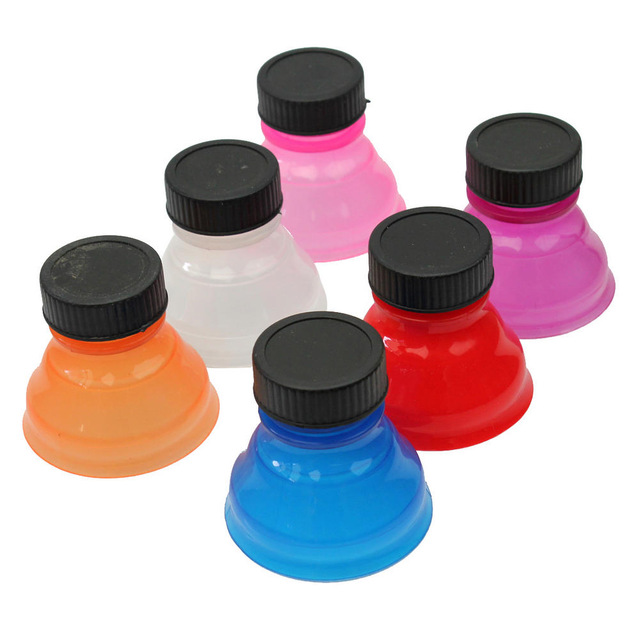
#> input picture Lab/lab/sample_imgs/bottle-cap.jpg, 640 x 640 px
$ jupyter execute --allow-errors image-processing.ipynb   (shell and % lines are left out)   (older library calls are emulated)
#> lines starting #> are read from the running program, lines starting #| are printed output that depends on the picture; after the words box and inside, x2 and y2 are one past the last pixel; in counts of white or black regions, pixels touching at a corner belong together
# OpenCV: Image Processing

## Import dependencies

[cell 1]
import cv2
import numpy as np
import matplotlib.pyplot as plt

# Statement to display images inline and not in a separate window

## Image Thresholding
---
### Simple Thresholding

>

[cell 2]
img = cv2.imread('./sample_imgs/bottle-cap.jpg',0)
#> img: shape (640, 640); min 5, max 255, mean 191.3

ret,thresh1 = cv2.threshold(img,127,255,cv2.THRESH_BINARY)
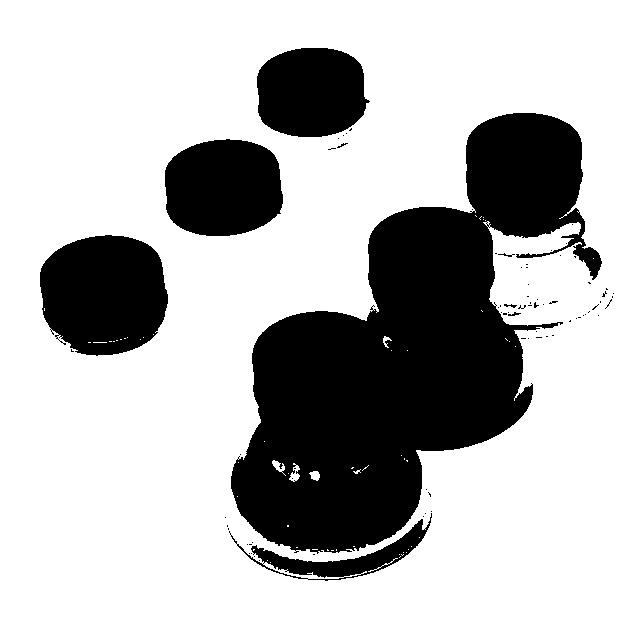
#> thresh1: shape (640, 640); 73% white; 79 black regions (71 under 20 px), largest, box (x1, y1, x2, y2) and area: (231, 113, 602, 554) 76993, (40, 235, 168, 356) 12447, (165, 139, 283, 236) 9564
ret,thresh2 = cv2.threshold(img,127,255,cv2.THRESH_BINARY_INV)
ret,thresh3 = cv2.threshold(img,127,255,cv2.THRESH_TRUNC)
ret,thresh4 = cv2.threshold(img,127,255,cv2.THRESH_TOZERO)
ret,thresh5 = cv2.threshold(img,127,255,cv2.THRESH_TOZERO_INV)

titles = ['Original Image','BINARY','BINARY_INV','TRUNC','TOZERO','TOZERO_INV']
images = [img, thresh1, thresh2, thresh3, thresh4, thresh5]

plt.figure(figsize=(15,7))
for i in range(6):
    plt.subplot(2,3,i+1),plt.imshow(images[i],'gray')
    plt.title(titles[i])
    plt.axis('off')

plt.show()

### Adaptive Thresholding

>#### Adaptive Method

>*cv2.ADAPTIVE_THRESH_MEAN_C* :     threshold value is the mean of neighbourhood area.

>*cv2.ADAPTIVE_THRESH_GAUSSIAN_C* : threshold value is the weighted sum of neighbourhood values where weights are a gaussian window.

[cell 3]
img = cv2.imread('./sample_imgs/bottle-cap.jpg',0)
img = cv2.medianBlur(img,5)

ret,th1 = cv2.threshold(img,127,255,cv2.THRESH_BINARY)
#> th1: shape (640, 640); 73.1% white; 15 black regions (9 under 20 px), largest, box (x1, y1, x2, y2) and area: (231, 113, 602, 553) 77015, (40, 235, 168, 355) 12467, (165, 139, 283, 236) 9561, (257, 48, 368, 137) 8244, (252, 520, 428, 579) 2873, (518, 253, 546, 258) 93
th2 = cv2.adaptiveThreshold(img,255,cv2.ADAPTIVE_THRESH_MEAN_C,cv2.THRESH_BINARY,11,2)
#> th2: shape (640, 640); 86.9% white; 421 black regions (345 under 20 px), largest, box (x1, y1, x2, y2) and area: (224, 113, 616, 583) 25351, (22, 235, 220, 479) 9118, (257, 47, 405, 208) 4507
th3 = cv2.adaptiveThreshold(img,255,cv2.ADAPTIVE_THRESH_GAUSSIAN_C,cv2.THRESH_BINARY,11,2)
#> th3: shape (640, 640); 90.9% white; 693 black regions (597 under 20 px), largest, box (x1, y1, x2, y2) and area: (224, 113, 616, 583) 12536, (22, 235, 220, 479) 5243, (257, 47, 406, 208) 3349

titles = ['Original Image', 'Global Thresholding (v = 127)',
            'Adaptive Mean Thresholding', 'Adaptive Gaussian Thresholding']
images = [img, th1, th2, th3]

plt.figure(figsize=(15,10))
for i in range(4):
    plt.subplot(2,2,i+1),plt.imshow(images[i],'gray')
    plt.title(titles[i])
    plt.xticks([]),plt.yticks([])
plt.show()

## 2D Convolution ( Image Filtering )

>Images can be filtered with various low-pass filters(LPF), high-pass filters(HPF) etc. LPF helps in removing noises, blurring the images etc. HPF filters helps in finding edges in the images.

>$$ K = \frac{1}{25} \begin{bmatrix} 1 & 1 & 1 & 1 & 1 \\ 1 & 1 & 1 & 1 & 1 \\ 1 & 1 & 1 & 1 & 1 \\ 1 & 1 & 1 & 1 & 1 \\ 1 & 1 & 1 & 1 & 1 \end{bmatrix} $$

>Operation is like this: keep this kernel above a pixel, add all the 25 pixels below this kernel, take its average and replace the central pixel with the new average value. It continues this operation for all the pixels in the image

[cell 4]
img = cv2.imread('./sample_imgs/horses.jpg',1)
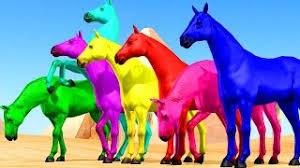
#> input picture Lab/lab/sample_imgs/horses.jpg, 300 x 168 px
#> img is the input picture: shape (168, 300, 3); mean B, G, R 159.4, 135.1, 133.6

kernel = np.ones((5,5),np.float32)/25
dst = cv2.filter2D(img,-1,kernel)

img = cv2.cvtColor(img, cv2.COLOR_BGR2RGB)

plt.figure(figsize=(15, 15))
plt.subplot(121),plt.imshow(img),plt.title('Original'), plt.axis('off')
plt.subplot(122),plt.imshow(dst),plt.title('Averaging'),plt.axis('off')
plt.show()
#> figure, not shown here; B, G, R data is drawn as R, G, B

## Image Gradients
>The gradient of the image is one of the fundamental building blocks in image processing. For example the Canny edge detector uses image gradient for edge detection

[cell 5]
img = cv2.imread('./sample_imgs/sudoku.jpg',0)
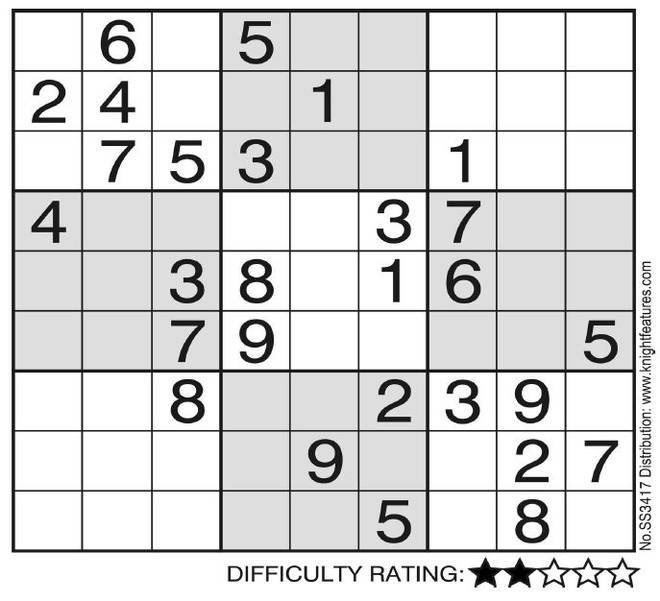
#> input picture Lab/lab/sample_imgs/sudoku.jpg, 660 x 601 px
#> img is the input picture: shape (601, 660); min 0, max 255, mean 215.9

laplacian = cv2.Laplacian(img,cv2.CV_64F)
sobelx = cv2.Sobel(img,cv2.CV_64F,1,0,ksize=5)
sobely = cv2.Sobel(img,cv2.CV_64F,0,1,ksize=5)

plt.figure(figsize=(15, 10))
plt.subplot(2,2,1),plt.imshow(img,cmap = 'gray'),plt.title('Original'),plt.axis('off')
plt.subplot(2,2,2),plt.imshow(laplacian,cmap = 'gray'),plt.title('Laplacian'),plt.axis('off')
plt.subplot(2,2,3),plt.imshow(sobelx,cmap = 'gray'),plt.title('Sobel X'), plt.axis('off')
plt.subplot(2,2,4),plt.imshow(sobely,cmap = 'gray'),plt.title('Sobel Y'), plt.axis('off')

plt.show()

## Canny Edge Detection

>It is a multi-stage algorithm and consists of

>1. Noise Reduction
>2. Finding Intensity Gradient of the Image
>3. Non-maximum Suppression
>4. Hysteresis Thresholding

[cell 6]
img = cv2.imread('./sample_imgs/hand.jpg',0)
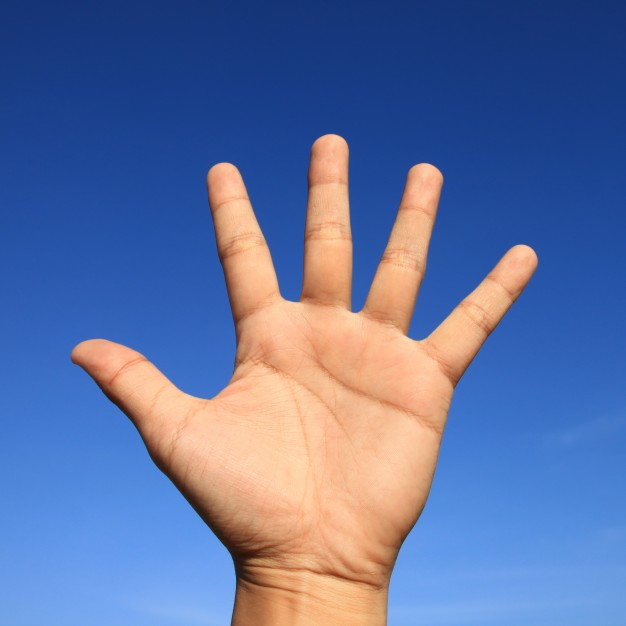
#> input picture Lab/lab/sample_imgs/hand.jpg, 626 x 626 px
#> img: shape (626, 626); min 20, max 229, mean 113.9
edges = cv2.Canny(img,80,160)
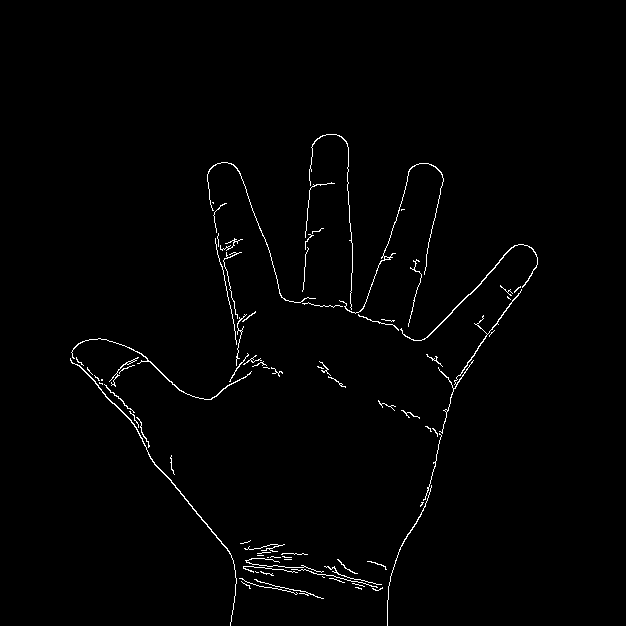
#> edges: shape (626, 626); 1.2% white in thin lines or dots, all inside (x1, y1, x2, y2) = (70, 134, 538, 626)

plt.figure(figsize=(15,15))
plt.subplot(121),plt.imshow(img,cmap = 'gray'),plt.title('Original Image'), plt.axis('off')
plt.subplot(122),plt.imshow(edges,cmap = 'gray'),plt.title('Edge Image'), plt.axis('off')

plt.show()

## Histograms
>Histogram is a graph or plot, which gives you an overall idea about the intensity distribution of an image. It is a plot with pixel values in X-axis and corresponding number of pixels in the image on Y-axis.

[cell 7]
img = cv2.imread('./sample_imgs/apple.jpg')
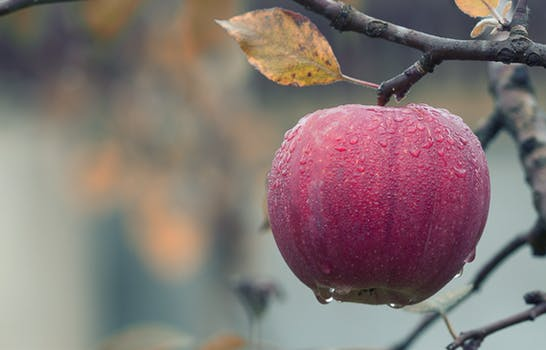
#> input picture Lab/lab/sample_imgs/apple.jpg, 546 x 350 px
#> img is the input picture: shape (350, 546, 3); mean B, G, R 115.1, 116.9, 131.3
color = ('b','g','r')

plt.figure(figsize=(25, 10))

for i,col in enumerate(color):
    histr = cv2.calcHist([img],[i],None,[256],[0,256])
    plt.subplot(122),plt.plot(histr, color = col), plt.xlim([0,256]), plt.title('Histogram')

img = cv2.cvtColor(img, cv2.COLOR_BGR2RGB)
plt.subplot(121),plt.imshow(img),plt.title('Image'), plt.axis('off')
plt.show()
#> figure, not shown here; panel 1: curve peaks at x = 116, y = 2662; panel 1: curve peaks at x = 179, y = 2138; panel 1: curve peaks at x = 161, y = 2981

## Histogram Equalisation

[cell 8]
img = cv2.imread('./sample_imgs/valley.jpg',0)
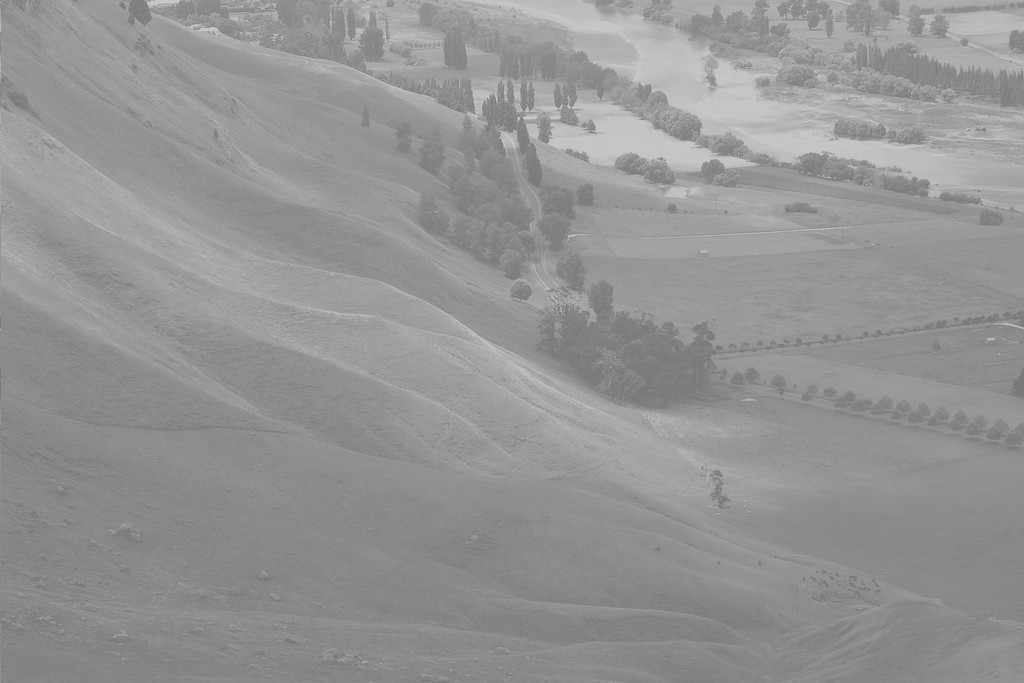
#> input picture Lab/lab/sample_imgs/valley.jpg, 1024 x 683 px
#> img is the input picture: shape (683, 1024); min 114, max 208, mean 148


# Original Image
#-------------------------------------------------------------------------------------

hist = cv2.calcHist([img],[0],None,[256],[0,256])
#> hist = 256 values, max 28701 at index 137, min 0 at index 0, mean 2732

cdf = hist.cumsum()
#> cdf = 256 values from 0 to 699392
cdf_normalized = cdf * hist.max()/ cdf.max()
#> cdf_normalized = 256 values from 0 to 28701

plt.figure(figsize=(15, 10))

plt.subplot(322)
plt.plot(cdf_normalized, color = 'b')
plt.hist(img.flatten(),256,[0,256], color = 'r')
plt.xlim([0,256])
plt.legend(('cdf','histogram'), loc = 'upper left')

plt.subplot(321),plt.imshow(img, cmap='gray'),plt.title('Original Image'), plt.axis('off')


#----------------------------------------------------------------------------------------
# Histogram Equilised Image [Global Contrast]
#----------------------------------------------------------------------------------------

img_his_eq = cv2.equalizeHist(img)
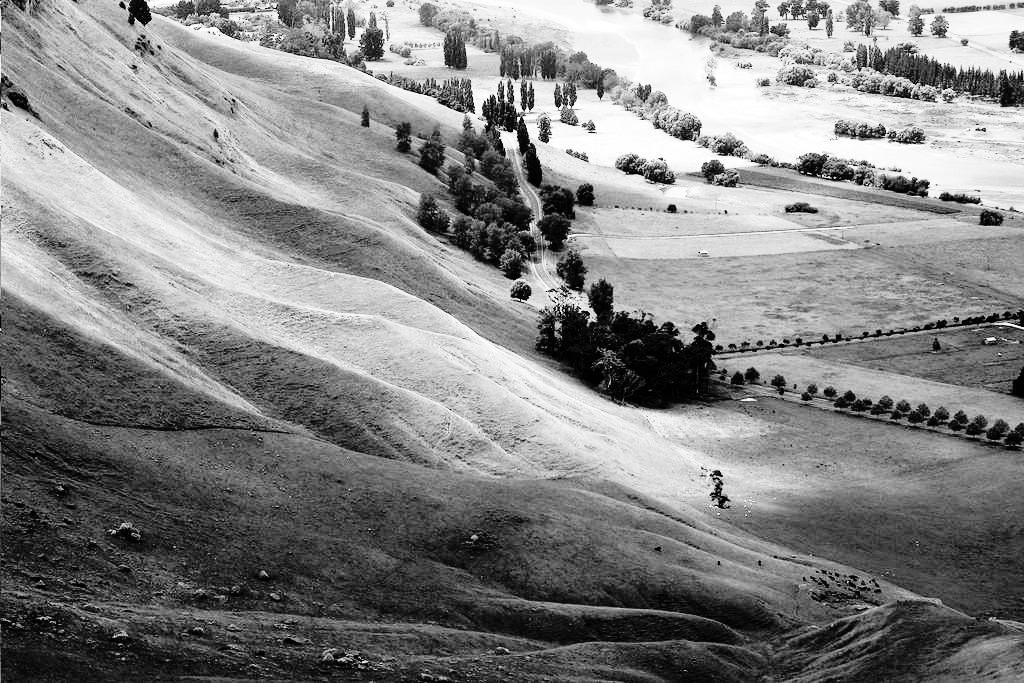
#> img_his_eq: shape (683, 1024); min 0, max 255, mean 130.5

hist = cv2.calcHist([img_his_eq],[0],None,[256],[0,256])
#> hist = 256 values, max 28701 at index 63, min 0 at index 5, mean 2732

cdf = hist.cumsum()
#> cdf = 256 values from 883 to 699392
cdf_normalized = cdf * hist.max()/ cdf.max()
#> cdf_normalized = 256 values from 36.24 to 28701

plt.subplot(324)
plt.plot(cdf_normalized, color = 'b')
plt.hist(img_his_eq.flatten(),256,[0,256], color = 'r')
plt.xlim([0,256])
plt.legend(('cdf','histogram'), loc = 'upper left')

plt.subplot(323),plt.imshow(img_his_eq, cmap='gray'),plt.title('Histogram Equilised Image'), plt.axis('off')


#----------------------------------------------------------------------------------------
# CLAHE (Contrast Limited Adaptive Histogram Equalization)
#----------------------------------------------------------------------------------------

clahe = cv2.createCLAHE(clipLimit=2.0, tileGridSize=(8,8))
img_his_eq_clahe = clahe.apply(img)
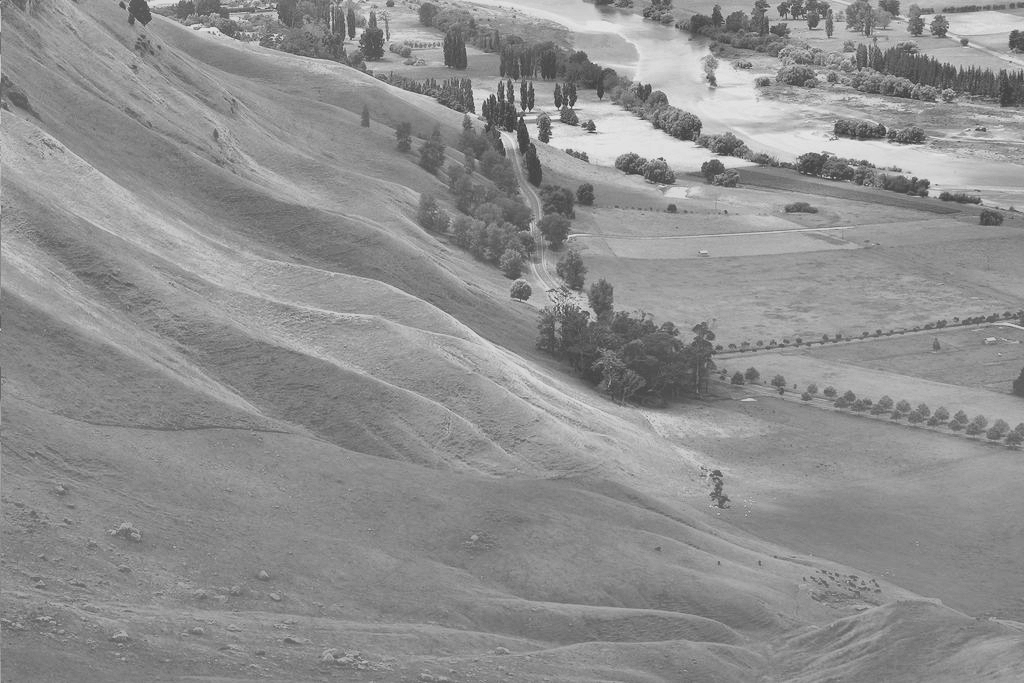
#> img_his_eq_clahe: shape (683, 1024); min 53, max 233, mean 143.1

hist = cv2.calcHist([img_his_eq_clahe],[0],None,[256],[0,256])
#> hist = 256 values, max 15618 at index 136, min 0 at index 0, mean 2732

cdf = hist.cumsum()
#> cdf = 256 values from 0 to 699392
cdf_normalized = cdf * hist.max()/ cdf.max()
#> cdf_normalized = 256 values from 0 to 15618

plt.subplot(326)
plt.plot(cdf_normalized, color = 'b')
plt.hist(img_his_eq.flatten(),256,[0,256], color = 'r')
plt.xlim([0,256])
plt.legend(('cdf','histogram'), loc = 'upper left')

plt.subplot(325),plt.imshow(img_his_eq_clahe, cmap='gray'),plt.title('Histogram Equilised Image'), plt.axis('off')


plt.tight_layout()
plt.show()
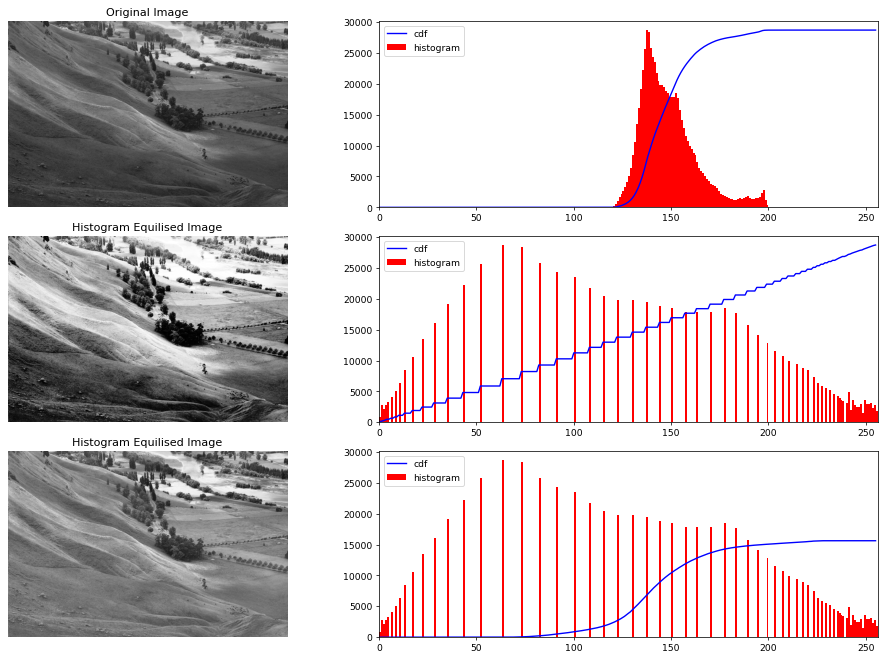
#> figure drawn by matplotlib, 6 panels; panel 1: tallest bar 28701 high, from x = 137 to 138; panel 1: curve peaks at x = 208, y = 28701; panel 3: tallest bar 28701 high, from x = 63 to 64; panel 3: curve peaks at x = 255, y = 28701
